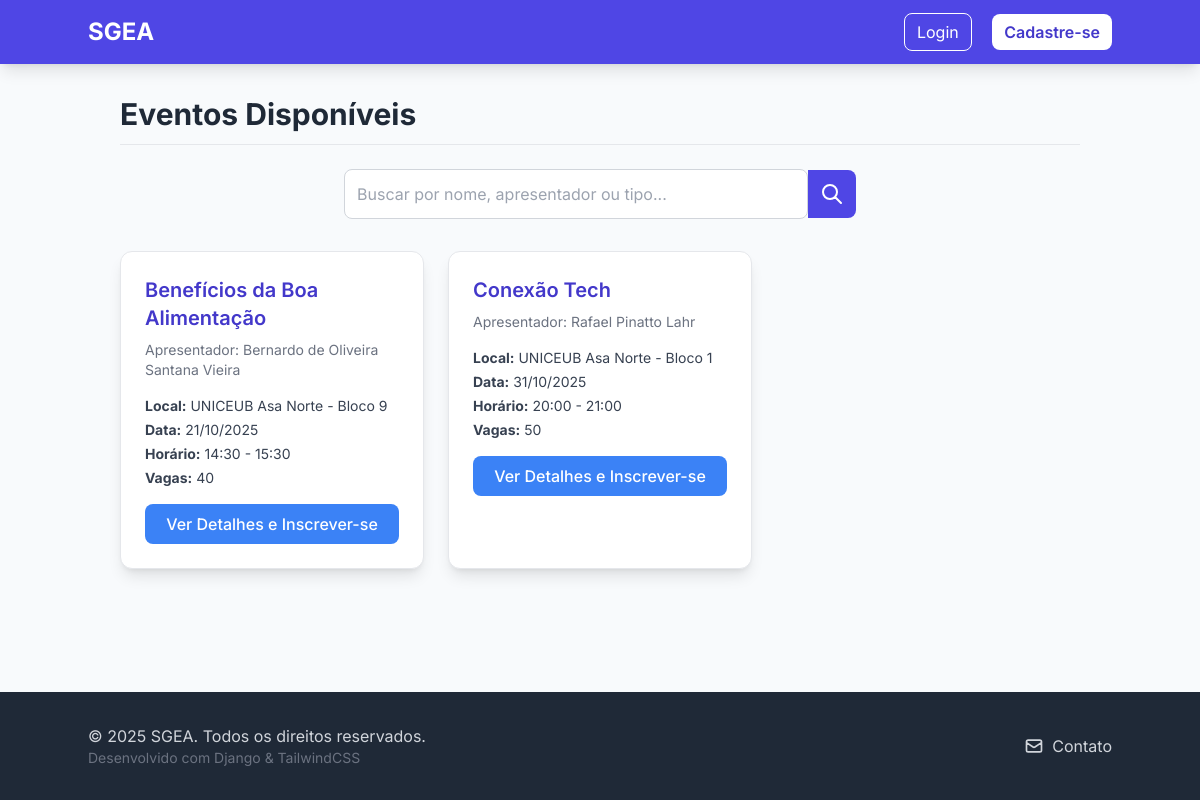
Page /eventos/ on the earlier database version.
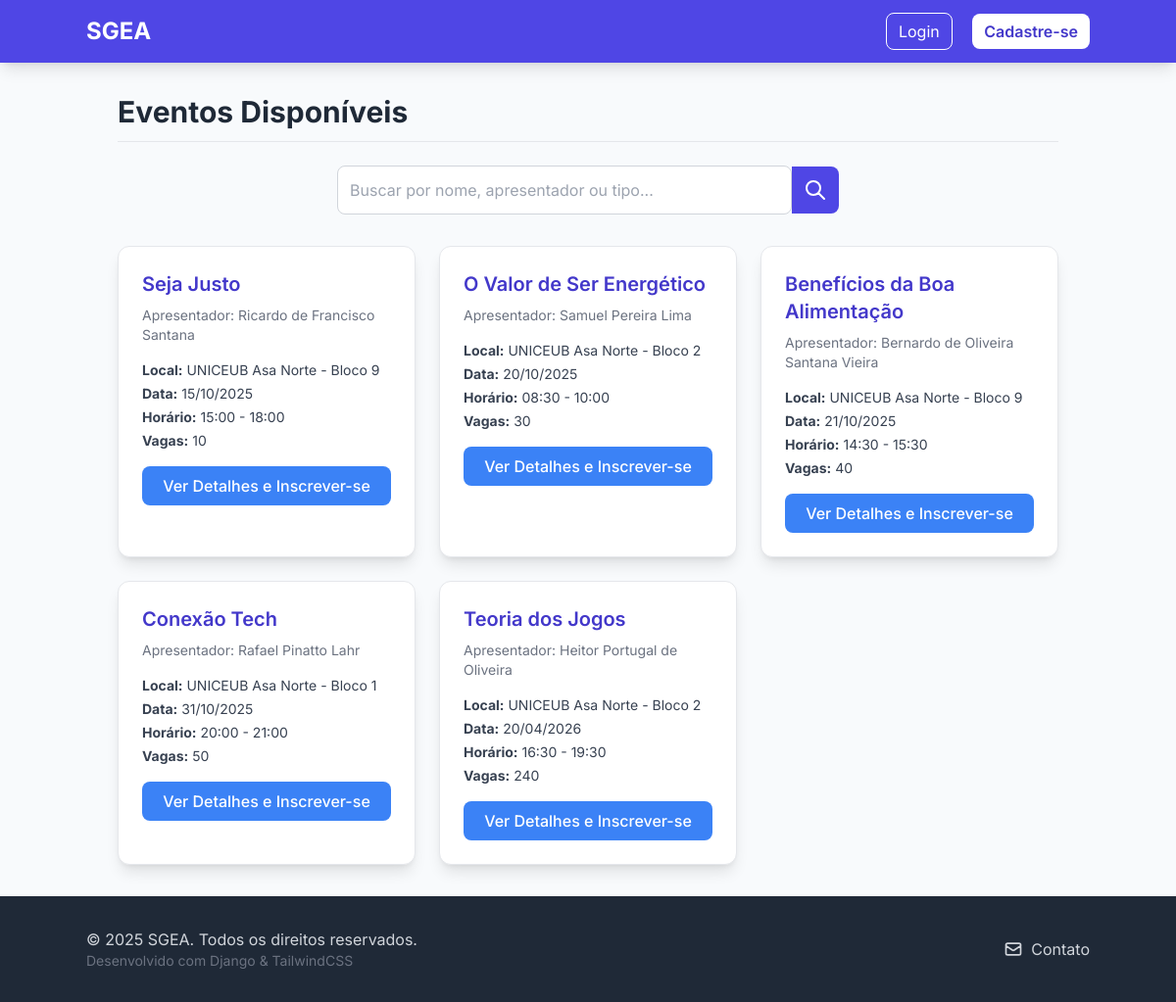
Same page on the later database version.
### events/models.py (models this page shows, shortened)
class Evento(models.Model):
    TIPO_CHOICES = (
        ('SEMINARIO', 'Seminário'),
        ('PALESTRA', 'Palestra'),
        ('MINICURSO', 'Minicurso'),
        ('SEMANA', 'Semana Acadêmica'),
    )
    nome_evento = models.CharField(max_length=255)
    apresentador = models.CharField(max_length=255)
    tipo_evento = models.CharField(max_length=50, choices=TIPO_CHOICES)
    data = models.DateField()
    horario_inicio = models.TimeField()
    horario_fim = models.TimeField()
    local = models.CharField(max_length=255)
    qtd_participantes = models.IntegerField(default=0)
    organizador_responsavel = models.ForeignKey(
        Usuario,
        on_delete=models.CASCADE,
        limit_choices_to={'perfil': 'ORGANIZADOR'} # Garante que apenas organizadores possam ser selecionados
    )

### events/views.py (the view)
# urls.py: path('', views.EventListView.as_view(), name='event_list'),
class EventListView(ListView):
    model = Evento
    template_name = 'events/event_list.html'
    context_object_name = 'object_list'
    def get_queryset(self):
        queryset = Evento.objects.all().order_by('data')
        query = self.request.GET.get('q')
        if query:
            queryset = queryset.filter(Q(nome_evento__icontains=query) | Q(apresentador__icontains=query) | Q(tipo_evento__icontains=query)).distinct()
        return queryset

### events/templates/events/event_list.html (shortened to what this page needs)
{% load static %}
<!DOCTYPE html>
<html lang="pt-br">
<head>
    <script src="https://cdn.tailwindcss.com"></script>
    <link rel="stylesheet" href="{% static 'css/base.css' %}">
</head>
<body>
    <nav class="p-4 shadow-lg">
        <div class="container mx-auto flex justify-between items-center">
            <a href="{% url 'inicio:home' %}" class="text-2xl font-bold text-white">SGEA</a>
            <div class="space-x-4">
                {% if user.is_authenticated %}
                    <span class="text-white text-sm">Olá, {{ user.username }} ({{ user.perfil }})!</span>
                    <form class="inline" method="post" action="{% url 'logout' %}">
                        {% csrf_token %}
                        <button type="submit" class="bg-red-500 hover:bg-red-600 text-white px-3 py-1 rounded-lg text-sm transition duration-200">Sair</button>
                    </form>
                {% else %}
                    <a href="{% url 'login' %}" class="px-3 py-2 text-white border border-white rounded-lg hover:bg-white hover:text-indigo-700 transition duration-150">Login</a>
                    <a href="{% url 'register' %}" class="px-3 py-2 text-indigo-700 bg-white rounded-lg font-semibold hover:bg-gray-100 transition duration-150">Cadastre-se</a>
                {% endif %}
            </div>
        </div>
    </nav>
    <main class="container mx-auto p-4 md:p-8">
        <div class="flex justify-between items-center mb-6 border-b pb-3">
            <h2 class="text-3xl font-bold text-gray-800">Eventos Disponíveis</h2>
        </div>
        <div class="mb-8">
            <form method="get" action="" class="flex items-center w-full max-w-lg mx-auto">
                <input type="text" name="q" value="{{ request.GET.q }}" placeholder="Buscar por nome, apresentador ou tipo..." class="w-full p-3 border border-gray-300 rounded-l-lg focus:outline-none focus:ring-2 focus:ring-indigo-500 transition duration-150">
                <button type="submit" class="bg-indigo-600 hover:bg-indigo-700 text-white p-3 rounded-r-lg">
                    <svg class="w-6 h-6" fill="none" stroke="currentColor" viewBox="0 0 24 24" xmlns="http://www.w3.org/2000/svg"><path stroke-linecap="round" stroke-linejoin="round" stroke-width="2" d="M21 21l-6-6m2-5a7 7 0 11-14 0 7 7 0 0114 0z"></path></svg>
                </button>
            </form>
        </div>
        {% if object_list %}
            <div class="grid grid-cols-1 md:grid-cols-2 lg:grid-cols-3 gap-6">
                {% for evento in object_list %}
                    <div class="bg-white p-6 rounded-xl shadow-lg hover:shadow-xl transition duration-300 border border-gray-200">
                        <h3 class="text-xl font-semibold text-indigo-700 mb-2">{{ evento.nome_evento }}</h3>
                        <p class="text-gray-500 text-sm mb-4">Apresentador: {{ evento.apresentador }}</p>
                        <div class="space-y-1 text-sm text-gray-700">
                            <p><strong>Local:</strong> {{ evento.local }}</p>
                            <p><strong>Data:</strong> {{ evento.data|date:"d/m/Y" }}</p>
                            <p><strong>Horário:</strong> {{ evento.horario_inicio|time:"H:i" }} - {{ evento.horario_fim|time:"H:i" }}</p>
                            <p><strong>Vagas:</strong> {{ evento.qtd_participantes }}</p>
                        </div>
                        <div class="mt-4">
                            <a href="{% url 'events:event_detail' pk=evento.pk %}" class="w-full inline-block text-center bg-blue-500 hover:bg-blue-600 text-white font-medium py-2 rounded-lg transition duration-200">Ver Detalhes e Inscrever-se</a>
                        </div>
                    </div>
                {% endfor %}
            </div>
        {% endif %}
    </main>
    {% include 'inicio/partials/footer.html' %}
</body>
</html>

### inicio/templates/inicio/partials/footer.html
<footer class="bg-gray-800 text-gray-300 p-8 mt-auto">
    <div class="container mx-auto grid grid-cols-1 md:grid-cols-2 gap-4 text-center md:text-left">
        <div>
            <p>&copy; {% now "Y" %} SGEA. Todos os direitos reservados.</p>
            <p class="text-sm text-gray-500">Desenvolvido com Django & TailwindCSS</p>
        </div>
        <div class="flex justify-center md:justify-end items-center space-x-4">
            <a href="mailto:contato@sgea.com" class="hover:text-white transition duration-150 flex items-center">
                <svg class="w-5 h-5 mr-2" fill="none" stroke="currentColor" viewBox="0 0 24 24" xmlns="http://www.w3.org/2000/svg"><path stroke-linecap="round" stroke-linejoin="round" stroke-width="2" d="M3 8l7.89 5.26a2 2 0 002.22 0L21 8M5 19h14a2 2 0 002-2V7a2 2 0 00-2-2H5a2 2 0 00-2 2v10a2 2 0 002 2z"></path></svg>
                Contato
            </a>
        </div>
    </div>
</footer>

### sgea_core/static/css/base.css (style rules this page uses)
html { height: 100%; }
body { display: flex; flex-direction: column; min-height: 100%; font-family: 'Inter', sans-serif; margin: 0; padding: 0; box-sizing: border-box; -webkit-font-smoothing: antialiased; background-color: #f8fafc; }
main { flex-grow: 1; }
nav { background-color: #4f46e5; }
a { transition: color 0.2s; }
input:not([type="checkbox"]):not([type="radio"]), select, textarea { width: 100%; }
input[type="text"], input[type="password"], input[type="email"], input[type="number"], input[type="date"], input[type="time"], select { width: 100%; padding: 0.75rem; border: 1px solid #d1d5db; border-radius: 0.5rem; outline: none; transition: box-shadow 0.15s, border-color 0.15s; }

Differences in the rows shown:
added Evento: nome_evento "Seja Justo", apresentador "Ricardo de Francisco Santana", local "UNICEUB Asa Norte - Bloco 9", data "15/10/2025", horario_inicio "15:00", horario_fim "18:00", qtd_participantes "10"
added Evento: nome_evento "O Valor de Ser Energético", apresentador "Samuel Pereira Lima", local "UNICEUB Asa Norte - Bloco 2", data "20/10/2025", horario_inicio "08:30", horario_fim "10:00", qtd_participantes "30"
added Evento: nome_evento "Teoria dos Jogos", apresentador "Heitor Portugal de Oliveira", local "UNICEUB Asa Norte - Bloco 2", data "20/04/2026", horario_inicio "16:30", horario_fim "19:30", qtd_participantes "240"
